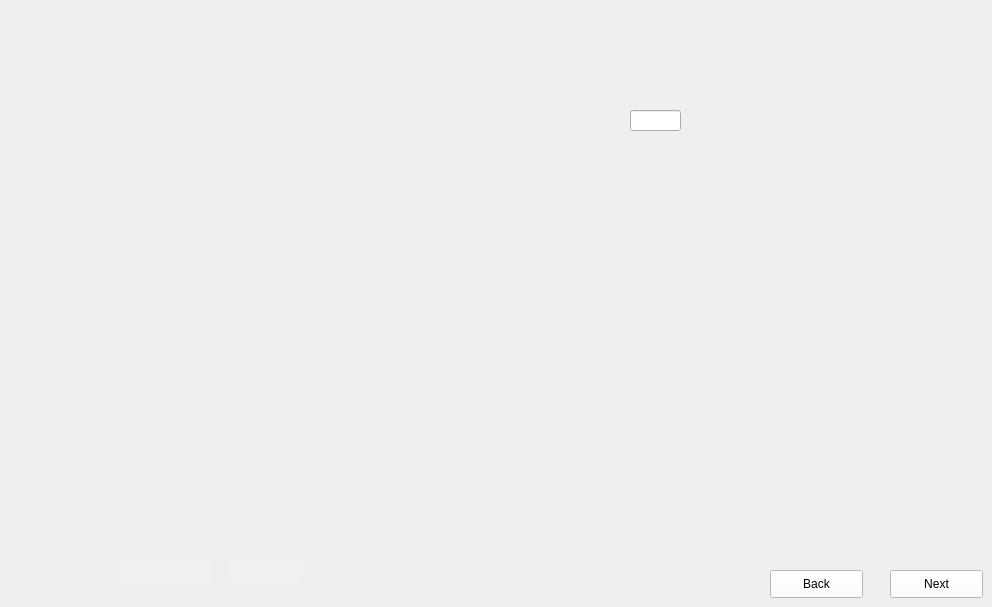
      <widget class="QWidget" name="DicePiezoWaferintoSubwafers0">
       <property name="styleSheet">
        <string notr="true">border-image: url(:/images/images/subwafer0.PNG);</string>
       </property>
       <widget class="QLineEdit" name="DicePiezoWaferintoSubwafers0_Data">
        <property name="enabled">
         <bool>true</bool>
        </property>
        <property name="geometry">
         <rect>
          <x>630</x>
          <y>110</y>
          <width>51</width>
          <height>21</height>
         </rect>
        </property>
        <property name="styleSheet">
         <string notr="true">color: rgb(0, 0, 0);
border-image:None;</string>
        </property>
        <property name="text">
         <string/>
        </property>
        <property name="maxLength">
         <number>32767</number>
        </property>
       </widget>
       <widget class="QPushButton" name="DicePiezoWaferintoSubwafers0_Back">
        <property name="geometry">
         <rect>
          <x>770</x>
          <y>570</y>
          <width>93</width>
          <height>28</height>
         </rect>
        </property>
        <property name="styleSheet">
         <string notr="true">QPushButton{
background-color: rgb(255, 255, 255);
height: 35px;
border-image:None;
}
QPushButton::hover{
background-color: rgb(0, 0, 255);
}
QPushButton:pressed{
padding-top:7px;
padding-top:7px;
}</string>
        </property>
        <property name="text">
         <string>Back</string>
        </property>
        <property name="iconSize">
         <size>
          <width>20</width>
          <height>20</height>
         </size>
        </property>
        <property name="autoDefault">
         <bool>false</bool>
        </property>
       </widget>
       <widget class="QLineEdit" name="DicePiezoWaferintoSubwafers0_Dates">
        <property name="geometry">
         <rect>
          <x>120</x>
          <y>560</y>
          <width>91</width>
          <height>22</height>
         </rect>
        </property>
        <property name="styleSheet">
         <string notr="true">QLineEdit{
background-color: rgb(240, 240, 240);
border: none;
border-image:None;
}</string>
        </property>
       </widget>
       <widget class="QLineEdit" name="DicePiezoWaferintoSubwafers0_Initals">
        <property name="geometry">
         <rect>
          <x>230</x>
          <y>560</y>
          <width>71</width>
          <height>22</height>
         </rect>
        </property>
        <property name="styleSheet">
         <string notr="true">QLineEdit{
background-color: rgb(240, 240, 240);
border: none;
border-image:None;
}</string>
        </property>
       </widget>
       <widget class="QPushButton" name="DicePiezoWaferintoSubwafers0_Next">
        <property name="geometry">
         <rect>
          <x>890</x>
          <y>570</y>
          <width>93</width>
          <height>28</height>
         </rect>
        </property>
        <property name="styleSheet">
         <string notr="true">QPushButton{
background-color: rgb(255, 255, 255);
height: 35px;
border-image:None;
}
QPushButton::hover{
background-color: rgb(0, 0, 255);
}
QPushButton:pressed{
padding-top:7px;
padding-top:7px;
}</string>
        </property>
        <property name="text">
         <string>Next</string>
        </property>
        <property name="iconSize">
         <size>
          <width>20</width>
          <height>20</height>
         </size>
        </property>
        <property name="autoDefault">
         <bool>false</bool>
        </property>
       </widget>
      </widget>
